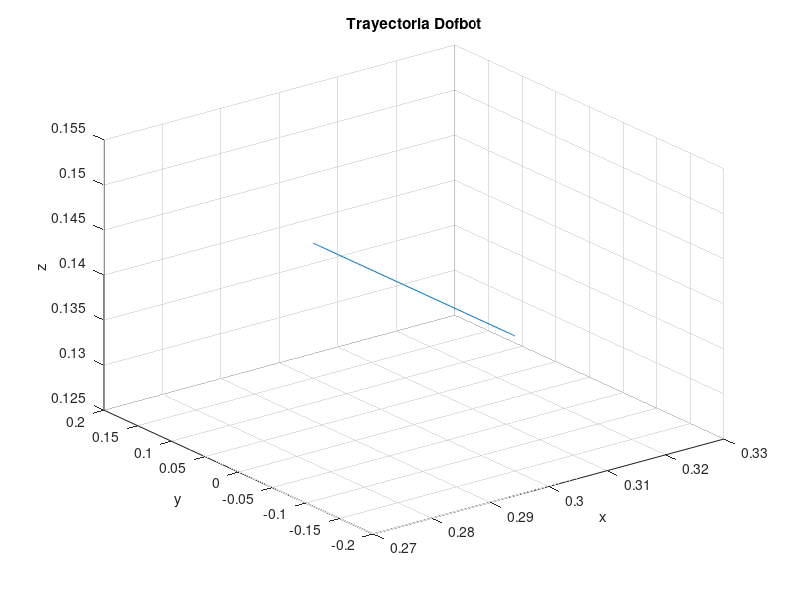

Write the MATLAB code that produced this figure.
%Programa de preuba de la solución geometrica del Dofbot 

%%Trayectoria a realizar

%Parametros de la trayectoria

t_total = 10; %s
t_muestreo = 0.1; %s
t = 0:t_muestreo:t_total; %arreglo del tiempo

%Coordenandas de inicio
x_in = 0.30; %m
y_in = 0.15; %m
z_in = 0.14; %m


%Coordenandas de finales
x_fin = 0.30; %m
y_fin = -0.15; %m
z_fin = 0.14; %m

x_m_P = x_in+((10/t_total^3)*t.^3-(15/t_total^4)*t.^4+(6/t_total^5)*t.^5)*(x_fin-x_in);
y_m_P = y_in+((10/t_total^3)*t.^3-(15/t_total^4)*t.^4+(6/t_total^5)*t.^5)*(y_fin-y_in);
z_m_P = z_in+((10/t_total^3)*t.^3-(15/t_total^4)*t.^4+(6/t_total^5)*t.^5)*(z_fin-z_in);

figure
plot3(x_m_P,y_m_P,z_m_P)
grid
title('Trayectoria Dofbot')
xlabel('x')
ylabel('y')
zlabel('z')


%% Solución geometrica del robot Dofbot



